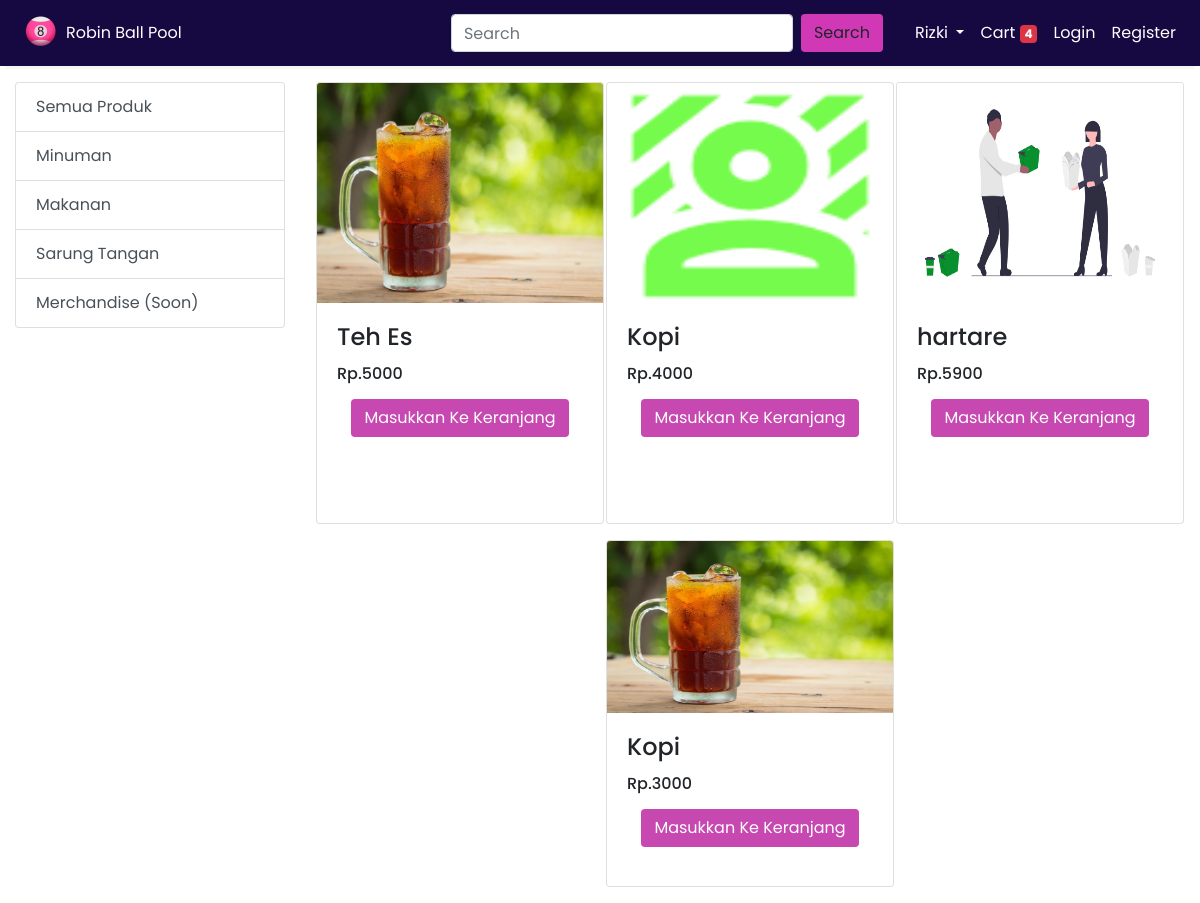
/?category=1, run on the app's committed database.
### store/models/category.py (models this page shows, shortened)
class Category(models.Model):
    name = models.CharField(max_length=20)
    @staticmethod
    def get_all_categories():
        return Category.objects.all()

### store/models/product.py (models this page shows, shortened)
class Product(models.Model):
    name = models.CharField(max_length=50)
    price = models.IntegerField(default=0)
    category = models.ForeignKey(Category, on_delete=models.CASCADE, default=1)
    description = models.CharField(max_length=200, default='',blank=True,null=True)
    image = models.ImageField(upload_to='upload/product/')
    @staticmethod
    def get_all_product_by_category_id(category_id):
        if category_id:
            return Product.objects.filter(category=category_id)
        else:
            return Product.get_all_product()

### store/views.py (the view)
# urls.py: path('',index),
def index(request):
    products=None
    category=Category.get_all_categories();
    categoryID = request.GET.get('category')
    if categoryID:
        products= Product.get_all_product_by_category_id(categoryID)
    else:
        products= Product.get_all_products()
    data={}
    data['product']=products
    data['category']=category
    return render(request, 'index.html', data)

### store/templates/index.html (shortened to what this page needs)
{%include "base.html"%} {%block content%}
<div class="container-fluid mt-3">
  <div class="row">
    <div class="col-lg-3 mb-3">
      <div class="list-group">
        <a href="/" class="list-group-item list-group-item-action"
          >Semua Produk</a
        >
        {%for category in category%}
        <a
          href="/?category={{category.id}}"
          class="list-group-item list-group-item-action"
          >{{category.name}}</a
        >
        {%endfor%}
      </div>
    </div>
    <div id="product" class="col-lg-9">
      <div class="row mx-auto">
        {%for product in product%}
        <div class="card mx-auto mb-3" style="width: 18rem">
          <img
            src="{{product.image.url}}"
            class="card-img-top h-50"
            alt="..."
          />
          <div class="card-body">
            <h4 class="card-title">{{product.name|truncatewords:2}}</h4>
            <h6 class="card-text">Rp.{{product.price}}</h6>
            <div class="text-center mt-3">
              <a
                href="#"
                class="btn"
                style="background-color: #c748b0; color: white"
                >Masukkan Ke Keranjang</a
              >
            </div>
          </div>
        </div>
        {% endfor %}
      </div>
    </div>
  </div>
</div>
{%endblock content%}

### store/templates/base.html (style rules this page uses)
body { font-family: "Poppins", sans-serif; }

### data on the page
Category: name "Minuman"
Category: name "Makanan"
Category: name "Sarung Tangan"
Category: name "Merchandise (Soon)"
Product: image (picture), name "Teh Es", price "5000"
Product: image (picture), name "Kopi", price "4000"
Product: image (picture), name "hartare", price "5900"
Product: image (picture), name "Kopi", price "3000"
